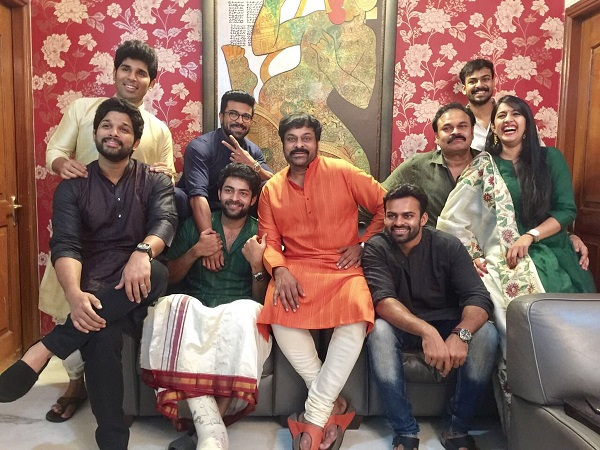
#> input picture images/a.jpg, 600 x 450 px
$ python FaceDetectFromPhoto.py
#> lines starting #> are read from the running program, lines starting #| are printed output that depends on the picture; after the words box and inside, x2 and y2 are one past the last pixel; in counts of white or black regions, pixels touching at a corner belong together
# -*- coding: utf-8 -*-
"""
Created on Thu Jun  7 16:56:50 2018

@author: Team 16
"""

# importing OpenCV library
import cv2

# importing matplotlib library
#import matplotlib.pyplot as plt

import os

# Function for converting a RGB image into Gray Scale

def convertToRGB(img):
    return cv2.cvtColor(img, cv2.COLOR_BGR2RGB)

#BASE_DIR = os.path.dirname(os.path.abspath(__file__))
#image_dir = os.path.join(BASE_DIR, "images")

# Read image / images
read_image = cv2.imread('images/a.jpg')
#> read_image is the input picture: shape (450, 600, 3); mean B, G, R 96.2, 107.7, 139.2

#load cascade classifier training file for haarcascade
haar_face_cascade = cv2.CascadeClassifier('cascades/haarcascade_frontalface_alt.xml')


# Function for detecting the faces

def detect_faces(f_cascade, colored_img, scaleFactor = 1.1):

 #just making a copy of image passed, so that passed image is not changed
#> called with scaleFactor = 1.1
 img_copy = colored_img.copy()


 #convert the test image to gray image as opencv face detector expects gray images
 gray = cv2.cvtColor(img_copy, cv2.COLOR_BGR2GRAY)
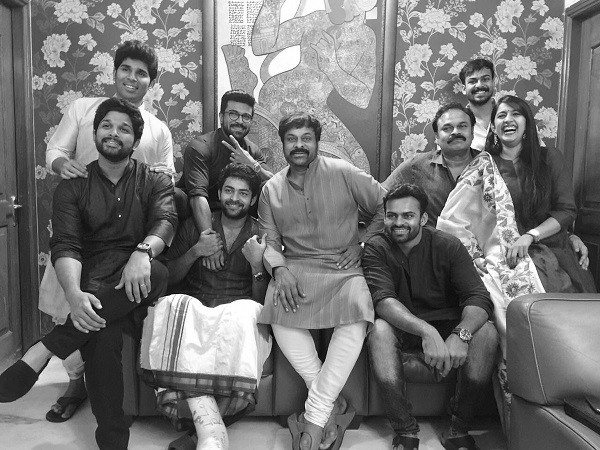
#> gray: shape (450, 600); min 1, max 255, mean 115.8

 #let's detect multiscale (some images may be closer to camera than others) images
 faces = f_cascade.detectMultiScale(gray, scaleFactor=scaleFactor, minNeighbors=5);
#> faces = [[112, 56, 40, 40], [464, 67, 33, 33], [215, 175, 41, 41], [489, 99, 41, 41], [278, 122, 42, 42], [378, 198, 44, 44], [91, 109, 47, 47], [433, 109, 45, 45]]

 #Go through the list of faces and draw them as rectangles on original colored image
 for (x, y, w, h) in faces:
      cv2.rectangle(img_copy, (x, y), (x+w, y+h), (0, 255, 0), 2)
#> this loop made 8 passes
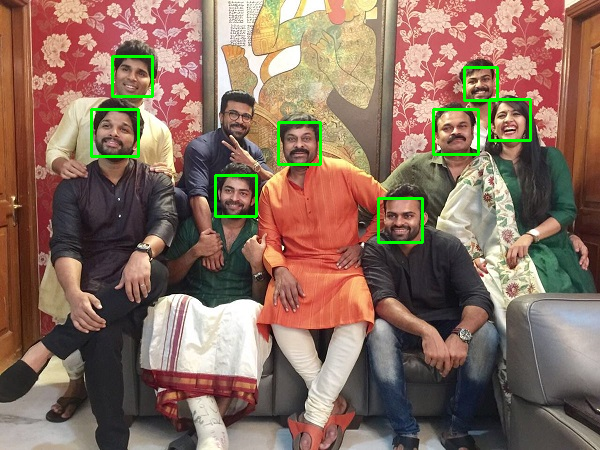
#> img_copy: shape (450, 600, 3); 1.46% of pixels changed, all inside (x1, y1, x2, y2) = (90, 55, 532, 244)

 return img_copy

#call our function to detect faces
faces_detected_img = detect_faces(haar_face_cascade, read_image)

#convert image to RGB and show image
#plt.imshow(convertToRGB(faces_detected_img))


# Show Image Using thw OpenCV
cv2.imshow('Show Image', faces_detected_img)
cv2.waitKey(0)
cv2.destroyAllWindows()

$ run again, with images/3_Babies.jpg copied over images/a.jpg
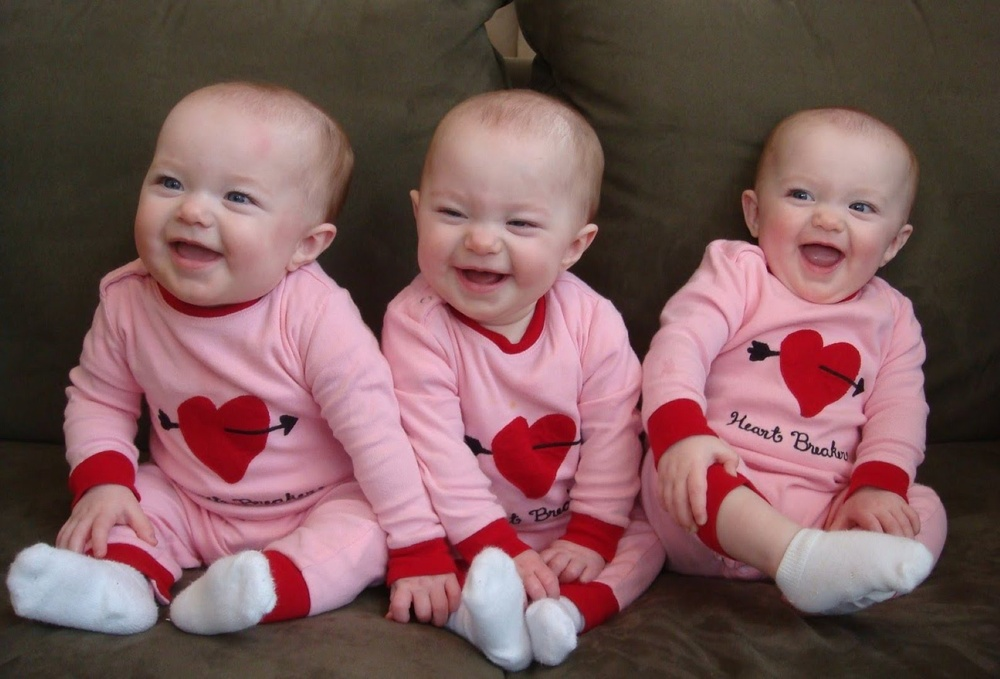
#> input picture images/3_Babies.jpg, 1000 x 679 px, shrunk from 1591 x 1080 before the run
#> read_image is the input picture: shape (679, 1000, 3); mean B, G, R 89.9, 89.5, 123.1
#> in detect_faces, `gray = cv2.cvtColor(img_copy, cv2.COLOR_BGR2GRAY)`:
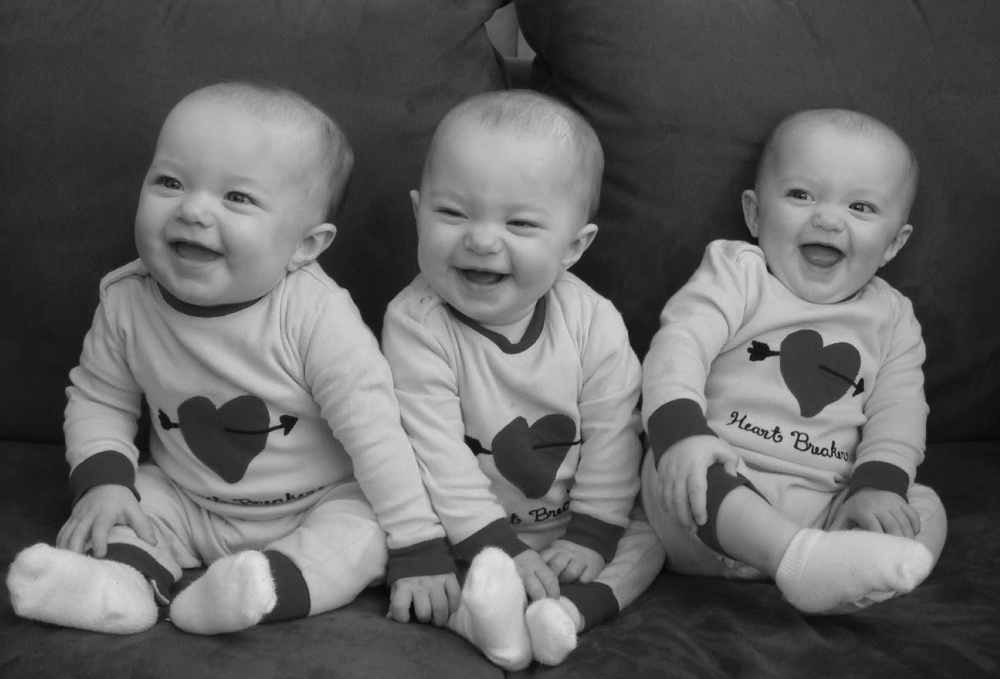
#> gray: shape (679, 1000); min 4, max 225, mean 99.6
#> faces = [[754, 138, 153, 153], [114, 118, 176, 176], [393, 136, 192, 192]]
#> the loop in detect_faces, `for (x, y, w, h) in faces:` made 3 passes
#> after the loop in detect_faces, `for (x, y, w, h) in faces:`:
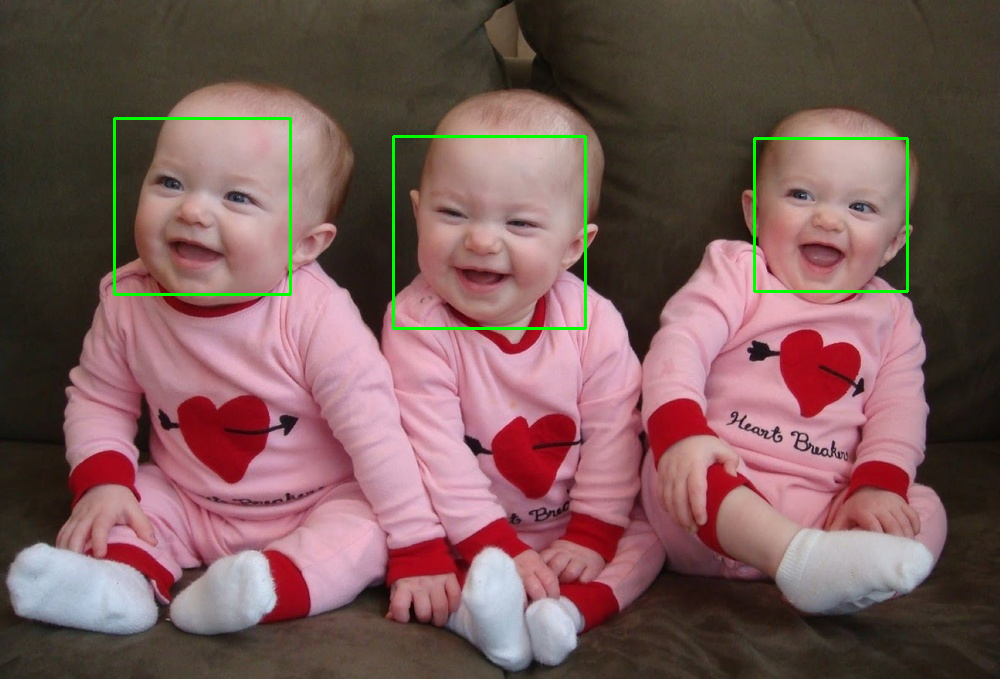
#> img_copy: shape (679, 1000, 3); 0.92% of pixels changed, all inside (x1, y1, x2, y2) = (113, 117, 909, 330)

$ run again, with images/Avengers.JPG copied over images/a.jpg
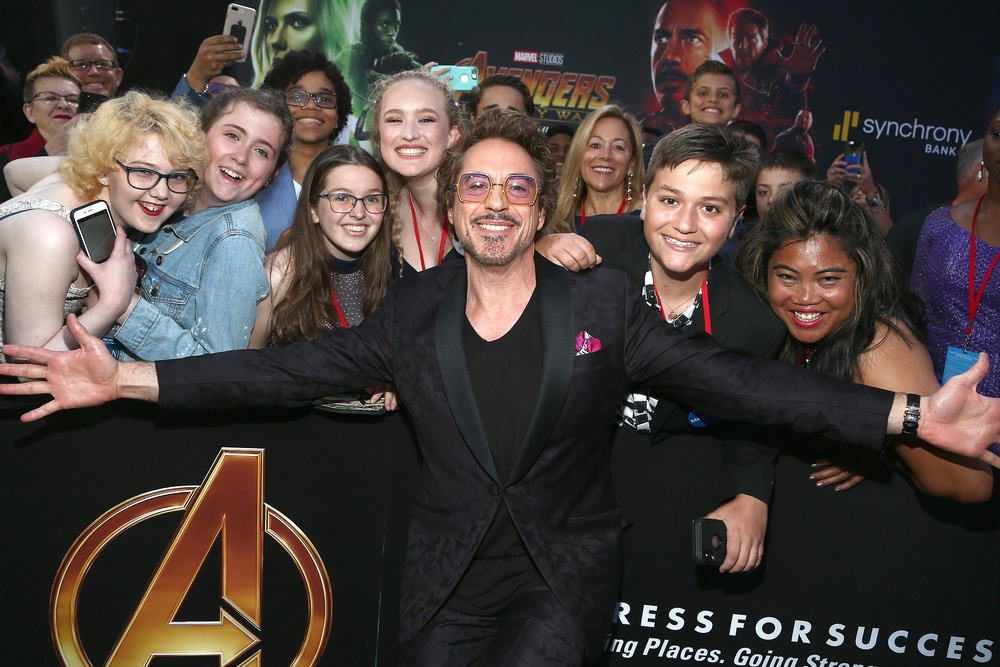
#> input picture images/Avengers.JPG, 1000 x 667 px, shrunk from 2700 x 1800 before the run
#> read_image is the input picture: shape (667, 1000, 3); mean B, G, R 59.8, 63.3, 72.5
#> in detect_faces, `gray = cv2.cvtColor(img_copy, cv2.COLOR_BGR2GRAY)`:
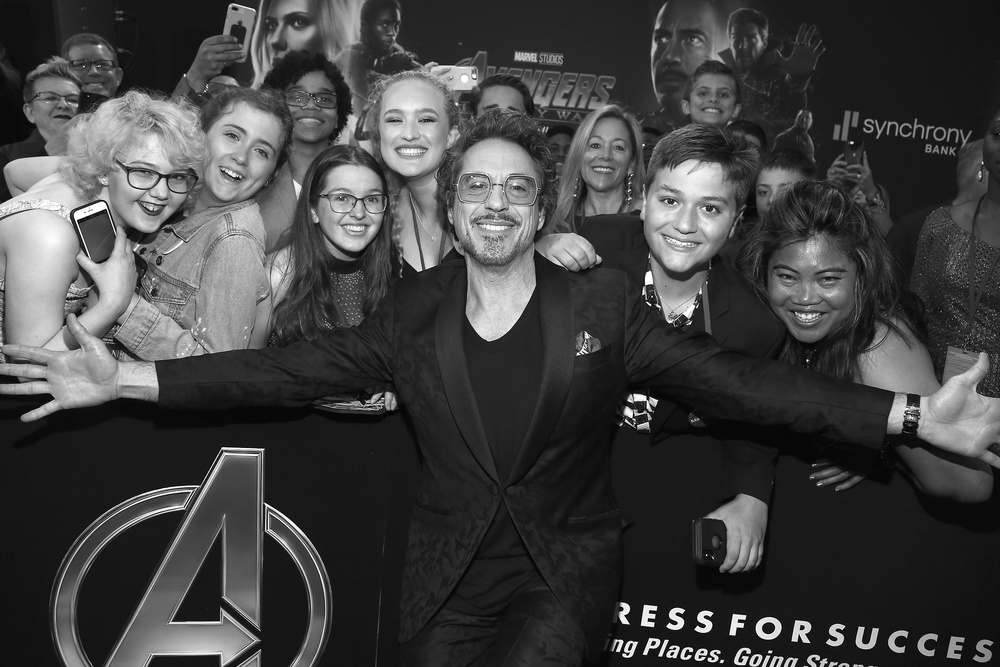
#> gray: shape (667, 1000); min 0, max 255, mean 65.7
#> faces = [[688, 73, 52, 52], [36, 78, 51, 51], [577, 123, 59, 59], [316, 167, 80, 80], [278, 70, 68, 68], [370, 89, 80, 80], [760, 241, 95, 95], [639, 164, 103, 103], [444, 146, 107, 107]]
#> the loop in detect_faces, `for (x, y, w, h) in faces:` made 9 passes
#> after the loop in detect_faces, `for (x, y, w, h) in faces:`:
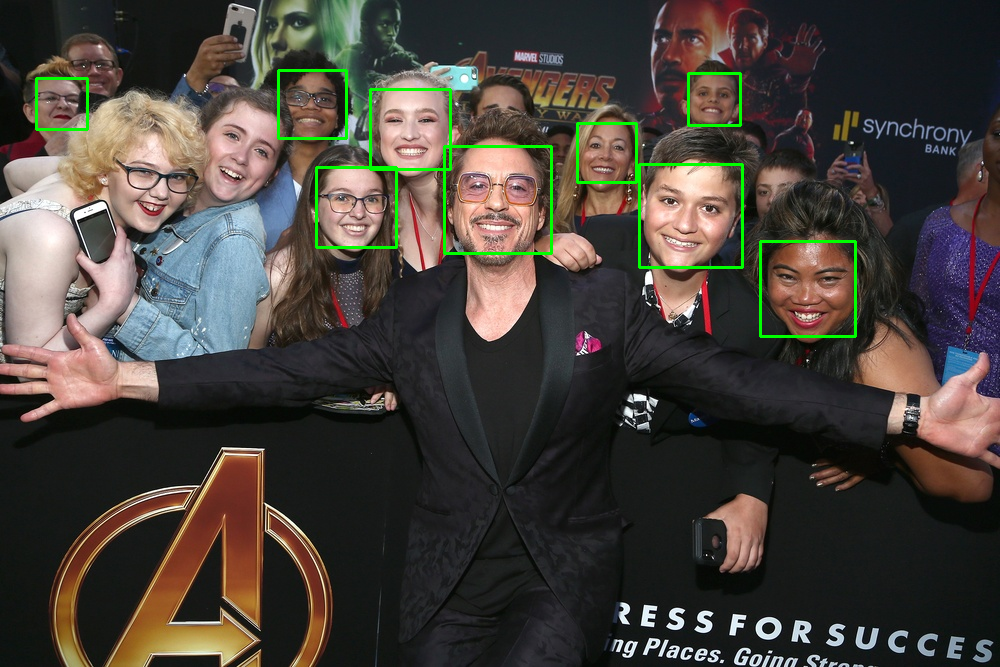
#> img_copy: shape (667, 1000, 3); 1.24% of pixels changed, all inside (x1, y1, x2, y2) = (35, 69, 857, 338)

$ run again, with images/Family.jpg copied over images/a.jpg
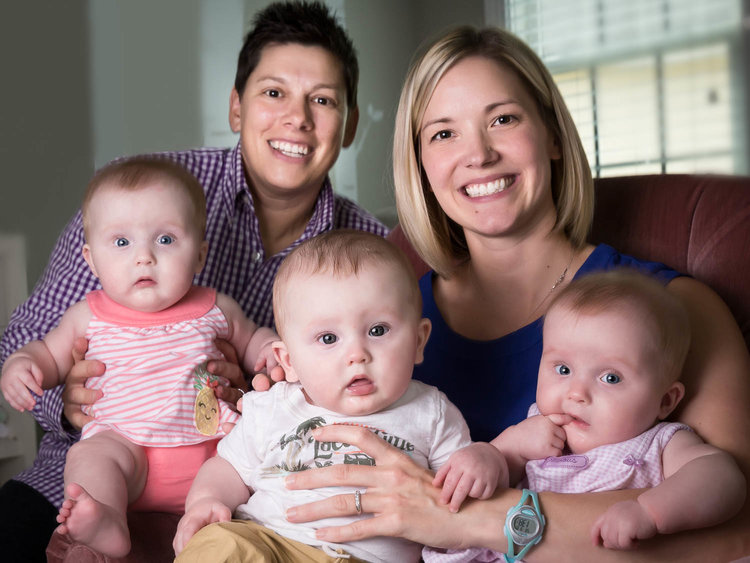
#> input picture images/Family.jpg, 750 x 563 px
#> read_image is the input picture: shape (563, 750, 3); mean B, G, R 113.9, 116.1, 139.8
#> in detect_faces, `gray = cv2.cvtColor(img_copy, cv2.COLOR_BGR2GRAY)`:
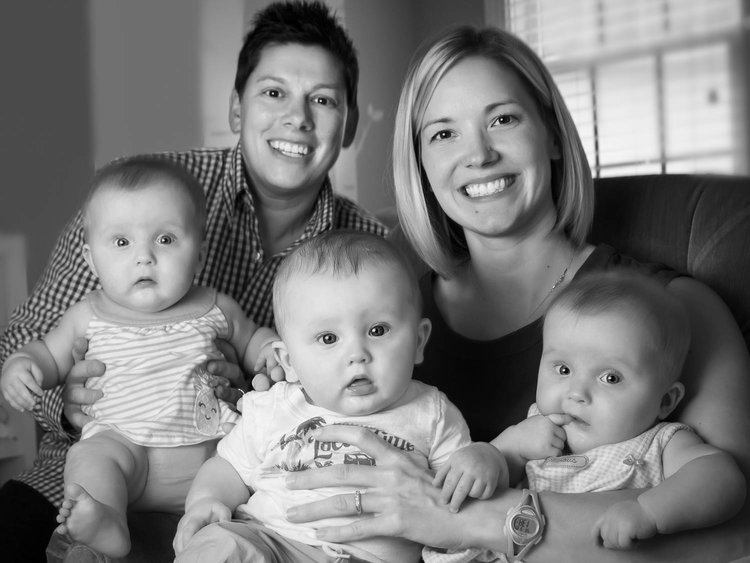
#> gray: shape (563, 750); min 0, max 255, mean 122.9
#> faces = [[80, 191, 126, 126], [230, 47, 130, 130], [518, 320, 135, 135], [280, 275, 149, 149], [397, 67, 156, 156]]
#> the loop in detect_faces, `for (x, y, w, h) in faces:` made 5 passes
#> after the loop in detect_faces, `for (x, y, w, h) in faces:`:
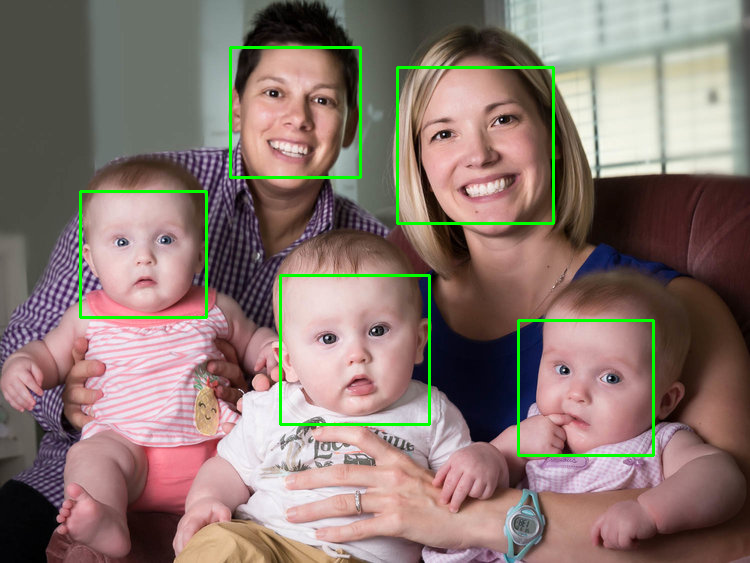
#> img_copy: shape (563, 750, 3); 1.97% of pixels changed, all inside (x1, y1, x2, y2) = (79, 46, 655, 457)
